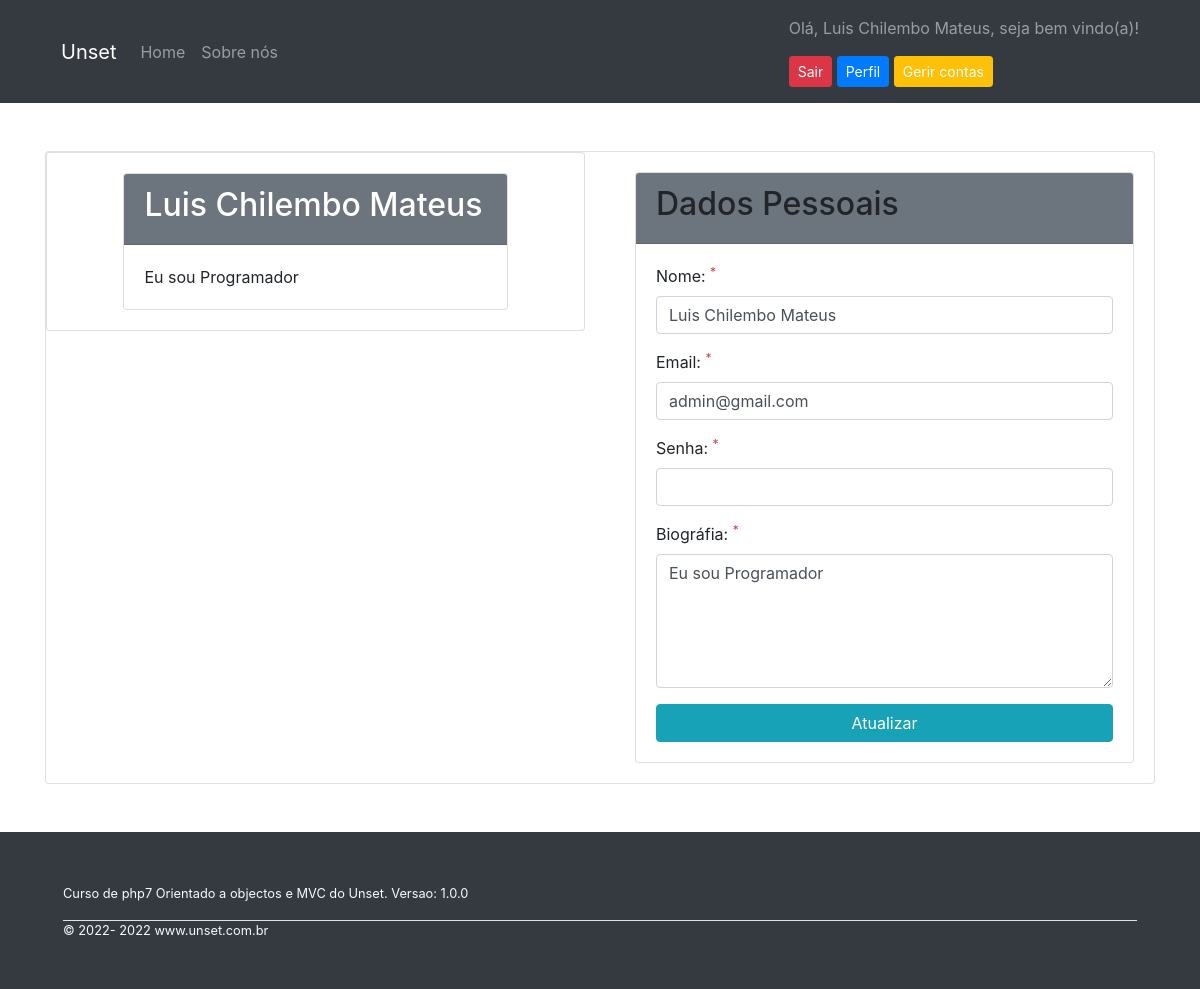
/usuarios/perfil/28 (signed in), run on the app's committed database.
### tables this page shows
CREATE TABLE `usuarios` (
  `id` int(11) NOT NULL,
  `nome` varchar(255) NOT NULL,
  `email` varchar(255) NOT NULL,
  `senha` varchar(255) NOT NULL,
  `criado_em` timestamp NOT NULL DEFAULT current_timestamp(),
  `biografia` text NOT NULL
);

### app/Controllers/Usuarios.php (called while the page is built, shortened)
<?php
class Usuarios extends Controller{
    public function __construct()
    {
        $this->usuarioModel = $this->model('Usuario');
    }
    public function perfil($id){
        $formulario = filter_input_array(INPUT_POST, FILTER_SANITIZE_STRING);
        if(isset($formulario)):
            $dados =[
                'id' => $_SESSION['usuario_id'],
                'nome' => trim ($formulario['nome']),
                'email' => trim ($formulario['email']),
                'senha' => trim ($formulario['senha']),
                'biografia' => trim ($formulario['biografia'])
            ];
            if(in_array("", $formulario)):
                if(empty($formulario['nome'])):
                    $dados['nome_erro'] = 'Preencha o campo nome';
                endif;
                if(empty($formulario['email'])):
                    $dados['email_erro'] = 'Preencha o campo email';
                endif;
                if(empty($formulario['senha'])):
                    $dados['senha_erro'] = 'Preencha o campo senha';
                endif;
                if(empty($formulario['biografia'])):
                    $dados['biografia_erro'] = 'Preencha o campo biográfia';
                endif;
            else:
                if(Checa::checarNome($formulario['nome'])):
                    $dados['nome_erro'] = 'O nome informado é invalido';
                elseif(Checa::checarEmail($formulario['email'])):
                    $dados['email_erro'] = 'O e-mail informado é invalido';
               elseif(strlen($formulario['senha']) < 6 ):
                    $dados['senha_erro'] = 'A senha deve ter no minimo 6 caracteres ';
                else:
                        $dados['senha'] = password_hash($formulario['senha'], PASSWORD_DEFAULT);
                    if($this->usuarioModel->atualizar($dados)):
                        Sessao::mensagem('usuario',' A Atualização dos Dados do utilizador '.$dados['nome'].' foi realizada com sucesso');
                        Url::redirecionar('posts');
                    else:
                        die("Erro ao armazenar usuario no banco de dados");
                    endif;
                endif;
           endif;
        else:
            $usuario = $this->usuarioModel->lerUsuarioPorId($id);
            $dados =[
                'id' => '',
                'nome' => $usuario->nome,
                'email' => $usuario->email,
                'senha' => '',
                'biografia' => $usuario->biografia,
                'nome_erro' => '',
                'email_erro' => '',
                'senha_erro' => '',
                'biografia_erro' => ''
            ];
        endif;
        $this->view('usuarios/perfil', $dados);
    }
}

### app/Libraries/Rota.php (called while the page is built, shortened)
<?php
class Rota{
    private $metodo = 'index';
    public function __construct()
    {
        $url = $this->url() ? $this->url() : [0];
        if(file_exists('../app/Controllers/'.ucwords($url[0]).'.php')):
            unset($url[0]);
        endif;
        $this->controlador = new $this->controlador;
        if(isset($url[1])):
            if(method_exists($this->controlador, $url[1])):
                $this->metodo = $url[1];
                unset($url[1]);
            endif;
        endif;
        $this->parametros = $url ? array_values($url) : [];
        call_user_func_array([$this->controlador, $this->metodo], $this->parametros);
    }
    private function url(){
        $url = filter_input(INPUT_GET,'url', FILTER_SANITIZE_URL);
        if(isset($url)):
            $url = trim(rtrim($url,'/'));
            $url = explode('/', $url);
            return $url;
        endif;
    }
}

### app/Libraries/Database.php (called while the page is built, shortened)
<?php
class Database {
    private $host = DB['HOST'];
    private $usuario = DB['USUARIO'];
    private $senha = DB['SENHA'];
    private $banco = DB['BANCO'];
    private $porta = DB['PORTA'];
    private $dbh;
    private $stmt;
    public function __construct()
    {
        $dsn = 'mysql:host='.$this->host.';port='.$this->porta.';dbname='.$this->banco;
        $opcoes = [
            PDO::ATTR_PERSISTENT => true,
            PDO::ATTR_ERRMODE => PDO::ERRMODE_EXCEPTION
        ];
        try {
            $this->dbh = new PDO($dsn, $this->usuario, $this->senha, $opcoes);
        } catch (PDOException $e) {
            print "Error!: ".$e->getMessage() . "<br/>";
            die();
        }
    }
    public function query($sql){
        $this->stmt = $this->dbh->prepare($sql);
    }
    public function bind($parametro, $valor, $tipo = null){
        if(is_null($tipo)):
            switch(true):
                default:
                    $tipo = PDO::PARAM_STR;
            endswitch;
        endif;
        $this->stmt->bindValue($parametro, $valor, $tipo);
    }
    public function executa(){
        return $this->stmt->execute();
    }
    public function resultado(){
        $this->executa();
        return $this->stmt->fetch(PDO::FETCH_OBJ);
    }
}

### app/Models/Usuario.php (called while the page is built, shortened)
<?php
class Usuario {
    private $db;
    public function __construct()
    {
        $this->db = new Database();
    }
    public function lerUsuarioPorId($id){
        $this->db->query("SELECT * FROM usuarios WHERE id = :id");
        $this->db->bind("id", $id);
        return $this->db->resultado();
    }
}

### app/autoload.php (called while the page is built, shortened)
<?php
spl_autoload_register(function ($classe){
    $diretorios = [
        'Libraries',
        'Helpers'
    ];
    foreach($diretorios as $diretorio):
        $arquivo = (__DIR__.DIRECTORY_SEPARATOR.$diretorio.DIRECTORY_SEPARATOR.$classe.'.php');
    endforeach;
});

### app/Views/usuarios/perfil.php (the view, shortened to what this page needs)
<div class="container py-5">
      <div class="card">
        <div class="row">
          <div class="col-sm-6">
            <div class="card">
              <div class="card-body">
                <div class="col-xl-10 col-md-5 mx-auto p-8">
                  <div class="card">
                    <div class="card-header bg-secondary text-white">
                      <h2>
                        <?=$dados['nome']?>
                      </h2>
                    </div>
                    <div class="card-body">
                      <div class="row">
                        <div class="col-md-6">
                          <?=$dados['biografia']?>
                        </div>
                      </div>
                    </div>
                  </div>
                </div>
              </div>
            </div>
          </div>
        <div class="col-sm-6">
            <div class="card-body">
            <div class="col-xl-40  mx-auto p-8">
        <div class="card">
          <div class="card-header bg-secondary text-black">
            <h2>
              Dados Pessoais
            </h2>
          </div>
          <div class="card-body">
            <form name="atualizar" action="<?=URL?>/usuarios/perfil/<?= $_SESSION['usuario_id']; ?>" method="post">
              <div class="form-group">
                <label for="nome">Nome: <sup class="text-danger">*</sup></label>
                <input type="text" name="nome" id="nome" class="form-control <?= $dados['nome_erro'] ? 'is-invalid' : '' ?>"  placeholder="" value="<?=$dados['nome']?>" >
              </div>
              <div class="form-group">
                <label for="email">Email: <sup class="text-danger">*</sup></label>
                <input type="text" name="email" id="email" class="form-control <?= $dados['email_erro'] ? 'is-invalid' : '' ?>"  placeholder="" value="<?=$dados['email']?>" >
              </div>
              <div class="form-group">
                <label for="senha">Senha: <sup class="text-danger">*</sup></label>
                <input type="password" name="senha" id="senha" class="form-control <?= $dados['senha_erro'] ? 'is-invalid' : '' ?>"  placeholder="" value="<?=$dados['senha']?>" >
              </div>
              <div class="form-group">
                <label for="texto">Biográfia: <sup class="text-danger">*</sup></label>
                <textarea name="biografia" id="biografia" class="form-control <?= $dados['biografia_erro'] ? 'is-invalid' : '' ?>"  placeholder=""  rows="5"><?=$dados['biografia']?></textarea>
              </div>
                <div class="row">
                  <div class="col-md-12">
                    <input type="submit" value="Atualizar" class="btn btn-info btn-block">
                  </div>
                </div>
            </form>
          </div>
        </div>
      </div>
            </div>
          </div>
      </div>
              </div>
</div>

### data on the page
usuarios: nome "Luis Chilembo Mateus", biografia "Eu sou Programador", email "admin@gmail.com"

### other printed values
$_SESSION['usuario_nome'] "Luis Chilembo Mateus"
APP_VERSAO "1.0.0"
